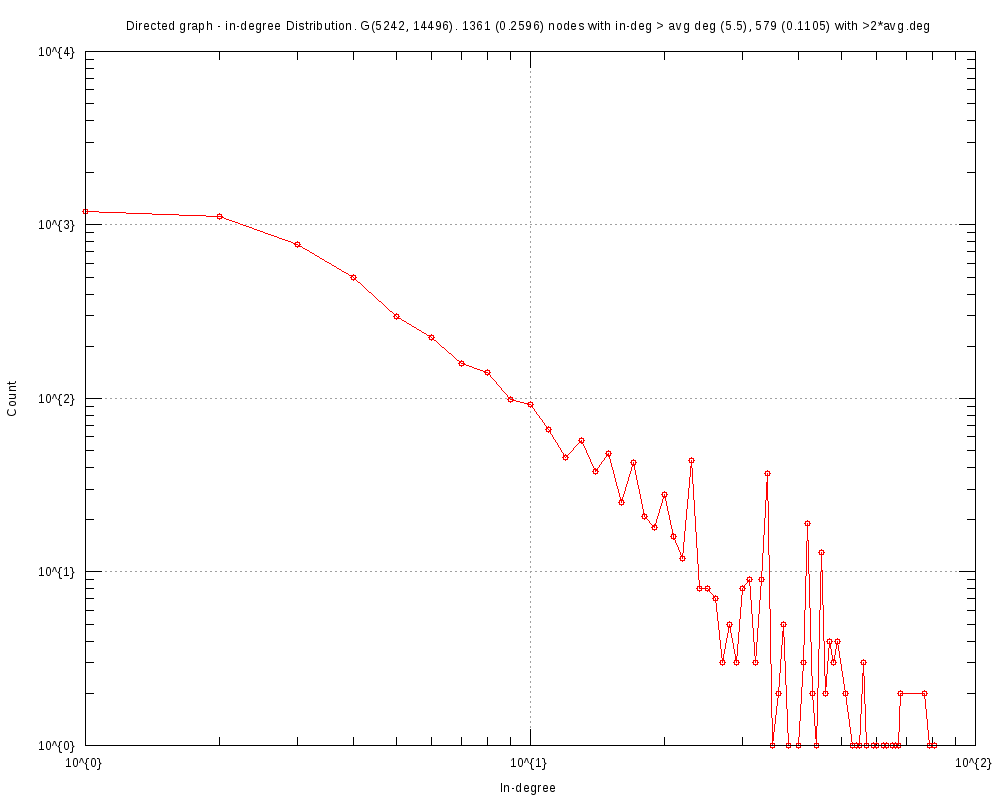

The script that saved this image:
#
# Directed graph - in-degree Distribution. G(5242, 14496). 1361 (0.2596) nodes with in-deg > avg deg (5.5), 579 (0.1105) with >2*avg.deg (Thu Oct 26 17:46:53 2017)
#

set title "Directed graph - in-degree Distribution. G(5242, 14496). 1361 (0.2596) nodes with in-deg > avg deg (5.5), 579 (0.1105) with >2*avg.deg"
set key bottom right
set logscale xy 10
set format x "10^{%L}"
set mxtics 10
set format y "10^{%L}"
set mytics 10
set grid
set xlabel "In-degree"
set ylabel "Count"
set tics scale 2
set terminal png font arial 10 size 1000,800
set output 'inDeg.GRQ.png'
plot 	"inDeg.GRQ.tab" using 1:2 title "" with linespoints pt 6
